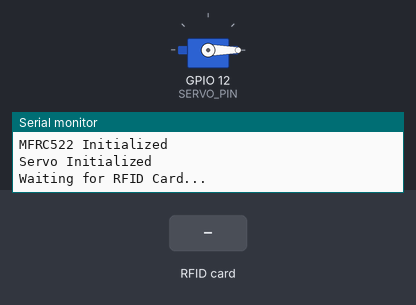
Simulated run of this sketch. Board: ESP32. Shown: servo, the last lines printed to the serial monitor. Inputs (shaded band) come from the test bench.

Above: at 1.7 s.
1.8 s: RFID card 4F 7E 98 BD held to the reader
At 3.0 s:
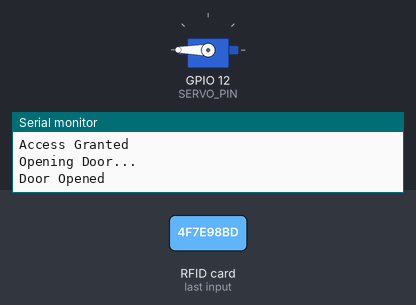
3.3 s: RFID card E0 2D D6 0B held to the reader
At 4.3 s:
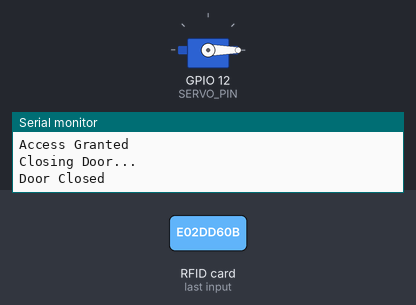
Timing chart, 0 to 6.3 s (numbered marks = the images above; inputs shaded):
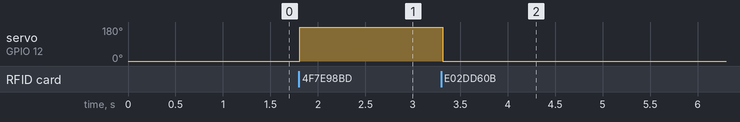

Measured:
- after the input at 1.8 s, servo on GPIO 12 (SERVO_PIN): 0° → 180° at once
- after the input at 3.3 s, servo on GPIO 12 (SERVO_PIN): 180° → 0° at once

The sketch:

RFID_Servo.ino
```cpp
/*******************************************************
 * Project : RFID Door Lock (Toggle)
 * Board   : Wemos D1 ESP32
 * RFID    : MFRC522
 * Servo   : SG90
 *******************************************************/

#include <SPI.h>
#include <MFRC522.h>
#include <ESP32Servo.h>

/******************** Pin ********************/
#define SS_PIN      13
#define RST_PIN     18
#define SERVO_PIN   12

/******************** Object ********************/
MFRC522 rfid(SS_PIN, RST_PIN);
Servo servo;

/******************** Authorized UID ********************/
// Thay bằng UID của bạn
String UID_CARD1 = "4F 7E 98 BD";
String UID_CARD2 = "E0 2D D6 0B";

/******************** Servo Angle ********************/
const int CLOSE_ANGLE = 0;
const int OPEN_ANGLE  = 180;

/******************** Variables ********************/
bool doorOpened = false;
unsigned long lastReadTime = 0;
const unsigned long READ_INTERVAL = 1000;   // 1 giây

/*******************************************************/

void setup()
{
    Serial.begin(115200);

    Serial.println();
    Serial.println("===============================");
    Serial.println("   RFID SERVO DOOR LOCK");
    Serial.println("===============================");

    // SPI
    SPI.begin(5, 19, 23, 13);

    // RFID
    rfid.PCD_Init();

    // Servo
    servo.setPeriodHertz(50);
    servo.attach(SERVO_PIN, 500, 2400);

    servo.write(CLOSE_ANGLE);
    delay(500);

    Serial.println("MFRC522 Initialized");
    Serial.println("Servo Initialized");
    Serial.println("Waiting for RFID Card...");
}

/*******************************************************/

void loop()
{
    // Chống đọc liên tục
    if (millis() - lastReadTime < READ_INTERVAL)
        return;

    // Không có thẻ
    if (!rfid.PICC_IsNewCardPresent())
        return;

    // Không đọc được UID
    if (!rfid.PICC_ReadCardSerial())
        return;

    lastReadTime = millis();

    String uid = "";

    for (byte i = 0; i < rfid.uid.size; i++)
    {
        if (rfid.uid.uidByte[i] < 0x10)
            uid += "0";

        uid += String(rfid.uid.uidByte[i], HEX);

        if (i < rfid.uid.size - 1)
            uid += " ";
    }

    uid.toUpperCase();

    Serial.println();
    Serial.print("Card UID : ");
    Serial.println(uid);

    if (uid == UID_CARD1 || uid == UID_CARD2)
    {
        Serial.println("Access Granted");

        if (!doorOpened)
        {
            openDoor();
            doorOpened = true;
        }
        else
        {
            closeDoor();
            doorOpened = false;
        }
    }
    else
    {
        Serial.println("Access Denied");
    }

    // Kết thúc phiên giao tiếp RFID
    rfid.PICC_HaltA();
    rfid.PCD_StopCrypto1();

    delay(200);
}

/*******************************************************
                    OPEN DOOR
*******************************************************/
void openDoor()
{
    Serial.println("Opening Door...");

    servo.write(OPEN_ANGLE);

    delay(600);

    Serial.println("Door Opened");
}

/*******************************************************
                    CLOSE DOOR
*******************************************************/
void closeDoor()
{
    Serial.println("Closing Door...");

    servo.write(CLOSE_ANGLE);

    delay(600);

    Serial.println("Door Closed");
}
```
